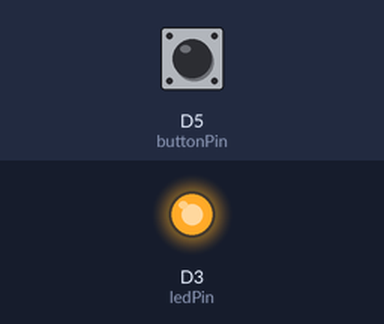
Simulated run of this sketch. Board: ESP8266 (NodeMCU). Shown: output pins drawn as LEDs (lit = HIGH). The test bench sets the inputs (shaded band); at power-on: D5 (buttonPin) HIGH. WiFi joins after 1.5 s; servers stay silent unless stated.

Above: at 1.2 s.
1.3 s: D5 (buttonPin) pulled LOW for 0.15 s
At 1.37 s:
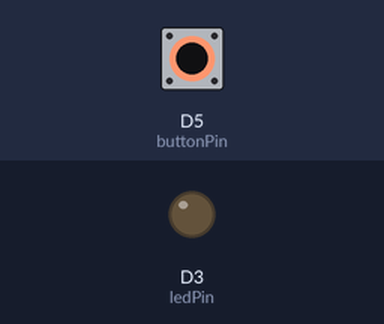
2.9 s: D5 (buttonPin) pulled LOW for 3.2 s
At 6.9 s:
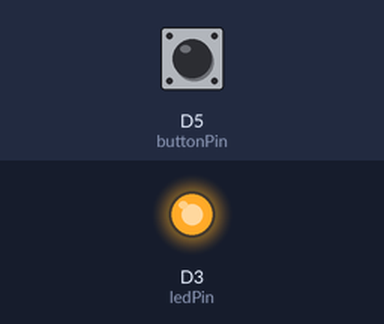
Timing chart, 0 to 8.4 s (numbered marks = the images above; inputs shaded):
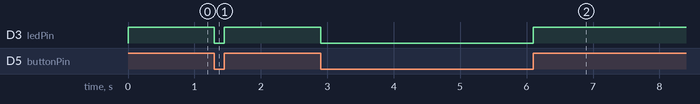

Measured:
- after the input at 1.3 s, D3 (ledPin): HIGH → LOW at once, → HIGH 0.15 s later
- after the input at 2.9 s, D3 (ledPin): HIGH → LOW at once, → HIGH 3.2 s later

The sketch:

sketch_apr21a.ino
```cpp
#include <ESP8266WiFi.h>
#include <ESP8266HTTPClient.h>

const char * ssid = "Startup Zone Wifi";
const char * password = "sz-events-1234";
const int buttonPin = D5;
const int ledPin = D3;
int buttonState = 0;
unsigned long previousMillis = 0;
const long interval = 5000;

void setup() {
  pinMode(ledPin, OUTPUT);
  pinMode(buttonPin, INPUT_PULLUP);
  Serial.begin(115200);
  WiFi.begin(ssid, password);
}

void loop()
{
  buttonState = digitalRead(buttonPin);
  if (buttonState == HIGH)
  {
    digitalWrite(ledPin, HIGH);
    unsigned long currentMillis = millis();
    if (currentMillis - previousMillis >= interval)
    {
      previousMillis = currentMillis;
      if (WiFi.status() == WL_CONNECTED)
      {
        sendMessage();
      }
    }
  } else {
    digitalWrite(ledPin, LOW);
  }
}

void sendMessage() {
  HTTPClient http;
  http.begin("http://codefestfirehost.000webhostapp.com");
  int httpCode = http.GET();
  if (httpCode > 0) {
    String payload = http.getString();
    Serial.println(payload);
  }
  http.end();
}
```
